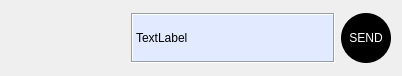
<?xml version="1.0" encoding="UTF-8"?>
<ui version="4.0">
 <class>cMessageSend</class>
 <widget class="QWidget" name="cMessageSend">
  <property name="geometry">
   <rect>
    <x>0</x>
    <y>0</y>
    <width>402</width>
    <height>76</height>
   </rect>
  </property>
  <property name="windowTitle">
   <string>Form</string>
  </property>
  <layout class="QGridLayout" name="gridLayout" columnstretch="0,1,0">
   <item row="0" column="1">
    <widget class="QLabel" name="lblMessage">
     <property name="sizePolicy">
      <sizepolicy hsizetype="Preferred" vsizetype="Preferred">
       <horstretch>0</horstretch>
       <verstretch>0</verstretch>
      </sizepolicy>
     </property>
     <property name="minimumSize">
      <size>
       <width>0</width>
       <height>50</height>
      </size>
     </property>
     <property name="styleSheet">
      <string notr="true">background-color: rgb(226, 234, 255);</string>
     </property>
     <property name="frameShape">
      <enum>QFrame::Box</enum>
     </property>
     <property name="frameShadow">
      <enum>QFrame::Sunken</enum>
     </property>
     <property name="text">
      <string>TextLabel</string>
     </property>
     <property name="textFormat">
      <enum>Qt::AutoText</enum>
     </property>
     <property name="scaledContents">
      <bool>true</bool>
     </property>
     <property name="wordWrap">
      <bool>true</bool>
     </property>
     <property name="margin">
      <number>10</number>
     </property>
     <property name="openExternalLinks">
      <bool>true</bool>
     </property>
     <property name="textInteractionFlags">
      <set>Qt::TextBrowserInteraction</set>
     </property>
    </widget>
   </item>
   <item row="0" column="0">
    <spacer name="horizontalSpacer">
     <property name="orientation">
      <enum>Qt::Horizontal</enum>
     </property>
     <property name="sizeType">
      <enum>QSizePolicy::Fixed</enum>
     </property>
     <property name="sizeHint" stdset="0">
      <size>
       <width>120</width>
       <height>20</height>
      </size>
     </property>
    </spacer>
   </item>
   <item row="0" column="2">
    <layout class="QVBoxLayout" name="layLogo">
     <item>
      <widget class="QLabel" name="label">
       <property name="sizePolicy">
        <sizepolicy hsizetype="Fixed" vsizetype="Fixed">
         <horstretch>0</horstretch>
         <verstretch>0</verstretch>
        </sizepolicy>
       </property>
       <property name="minimumSize">
        <size>
         <width>50</width>
         <height>50</height>
        </size>
       </property>
       <property name="styleSheet">
        <string notr="true">background-color: rgb(223, 245, 216);
background-color: rgb(0, 0, 0);
color: rgb(255, 255, 255);
border-radius: 25px;</string>
       </property>
       <property name="text">
        <string>SEND</string>
       </property>
       <property name="alignment">
        <set>Qt::AlignCenter</set>
       </property>
       <property name="textInteractionFlags">
        <set>Qt::TextBrowserInteraction</set>
       </property>
      </widget>
     </item>
    </layout>
   </item>
  </layout>
 </widget>
 <resources/>
 <connections/>
</ui>
